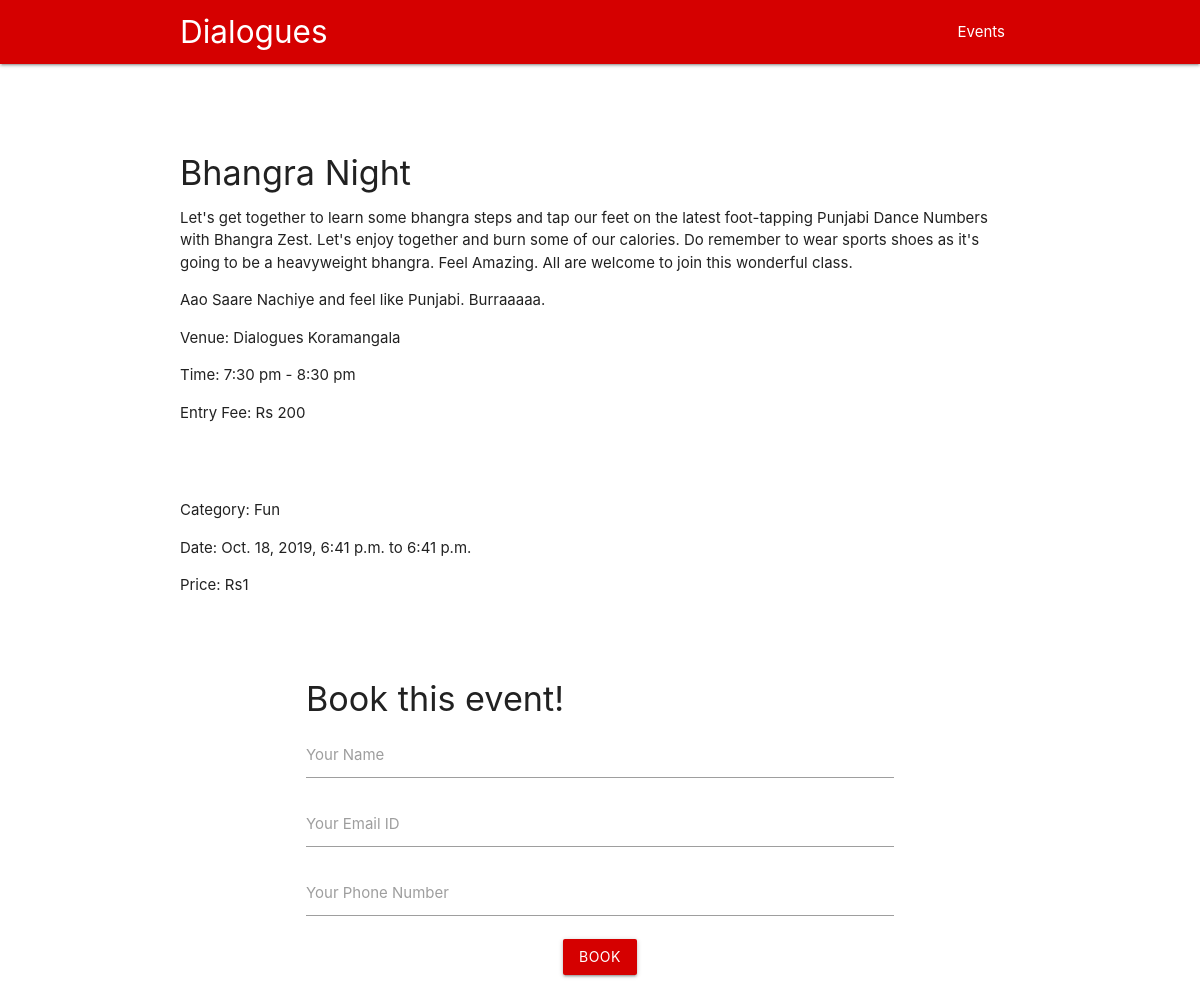
The app's page /bhangra with its own data.
### EventsHosting/models.py (models this page shows, shortened)
class Event(models.Model):
    title = models.CharField(max_length=101)
    body = models.TextField()
    price = models.IntegerField()
    datetime = models.DateTimeField()
    endtime = models.TimeField()
    image = models.FileField(upload_to='static/')
    currentnum = models.IntegerField(default=0)
    maxnum = models.IntegerField(default=10)
    category = models.TextField()
    emaillist = models.TextField(blank=True)
    slug = models.SlugField()
    category = models.ForeignKey('Category', on_delete=models.CASCADE)

class Category(models.Model):
    category = models.CharField(max_length=100)
    def __str__(self):
        return self.category

### EventsHosting/views.py (the view)
# urls.py: path('<slug:slug>', views.details, name='details')
def details(request,slug):
    event = Event.objects.get(slug=slug)
    return render(request, 'eventdetail.html',{'event':event})

### templates/eventdetail.html (shortened to what this page needs)
{%extends 'basetemplate.html'%}
{%load static%}
{%block content%}
    <div style="width:600px,height:800px" class="container">
    </div>
    <h4>{{event.title}}</h4>
    <p>{{event.body|linebreaks}}</p>
    <br>
    <br>
    <p>Category: {{event.category}}</p>
    <p>Date: {{event.datetime}} to {{event.endtime}}</p>
    <p>Price: Rs{{event.price}}</p>
  <form class="" action="/submit/" method="post">
    <div class="container section">
      <div id='output' class='section'></div>
      <h4>Book this event!</h4>
      <div class='input-field'>
        <input type="text" id='handle' name="name"/>
        <label for="handle">Your Name</label>
      </div>
      <div class='input-field'>
        <input type="text" id='emailid' name="emailid"/>
        <label for="message">Your Email ID</label>
      </div>
      <div class='input-field'>
        <input type="number" id='phonenumber' name="phonenumber"/>
        <label for="phonenumber">Your Phone Number</label>
      </div>
      <div class="input-field center">
        <button class='btn red accent-4' id="send">Book</button>
      </div>
    </div>
  </form>
{%endblock%}

### templates/basetemplate.html (shortened to what this page needs)
{% load static %}
<!DOCTYPE html>
<html lang="en" dir="ltr">
  <head>
    <link rel="stylesheet" href="https://cdnjs.cloudflare.com/ajax/libs/materialize/1.0.0/css/materialize.min.css">
  </head>
  <body>
    <nav>
      <div class="nav-wrapper red accent-4">
        <div class="container">
          <a href="#" class="brand-logo">Dialogues</a>
          <ul id="nav-mobile" class="right hide-on-med-and-down">
            <li><a href="/">Events</a></li>
          </ul>
        </div>
      </div>
    </nav>
    <br><br>
  <div class="container">
    {%block content%}
    {%endblock%}
  </div>
</html>

### records on screen
Event: title "Bhangra Night", body "Let's get together to learn some bhangra steps and tap our feet on the latest foot-tapping Punjabi Dance Numbers with Bhangra Zest. Let's enjoy together and burn some of our calories. Do remember to wear sports shoes as it's going to be a heavyweight bhangra. Feel Amazing. All are welcome to join this wonderful class. Aao Saare Nachiye and feel like Punjabi. Burraaaaa. Venue: Dialogues Koramangala Time: 7:30 pm - 8:30 pm Entry Fee: Rs 200", category "Fun", datetime "Oct. 18, 2019, 6:41 p.m.", endtime "6:41 p.m.", price "1"
